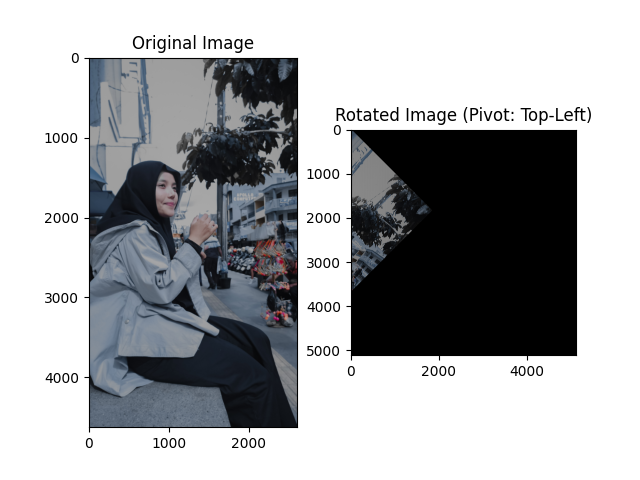

Recreate this plot in Python.
import imageio as img
import numpy as np
import matplotlib.pyplot as plt

def rotateImage(image, degree):
    radian_deg = np.radians(degree)
    cos_deg, sin_deg = np.cos(radian_deg), np.sin(radian_deg)
    height, width = image.shape[:2]

    # Hitung dimensi gambar output berdasarkan rotasi
    max_dim_x = int(abs(width * cos_deg) + abs(height * sin_deg))
    max_dim_y = int(abs(width * sin_deg) + abs(height * cos_deg))
    
    # Buat gambar output dengan ukuran yang baru
    outputImage = np.zeros((max_dim_y, max_dim_x, 3), dtype=image.dtype)

    for y in range(height):
        for x in range(width):
            # Tentukan posisi baru untuk setiap piksel menggunakan titik (0,0) sebagai pivot
            newX = int(cos_deg * x - sin_deg * y)
            newY = int(sin_deg * x + cos_deg * y)
            
            # Pastikan koordinat baru ada dalam batas dimensi gambar output
            if 0 <= newX < max_dim_x and 0 <= newY < max_dim_y:
                outputImage[newY, newX] = image[y, x]

    return outputImage

# Baca gambar
image = img.imread("E:\\Nanad\\Backup Redmi\\AdobeLightroom\\IMG_20230221_151301.jpg")

# Rotasi gambar
rotated_image = rotateImage(image, 45)

# Visualisasi gambar asli dan hasil rotasi
plt.subplot(1, 2, 1)
plt.title("Original Image")
plt.imshow(image)

plt.subplot(1, 2, 2)
plt.title("Rotated Image (Pivot: Top-Left)")
plt.imshow(rotated_image)

plt.show()
